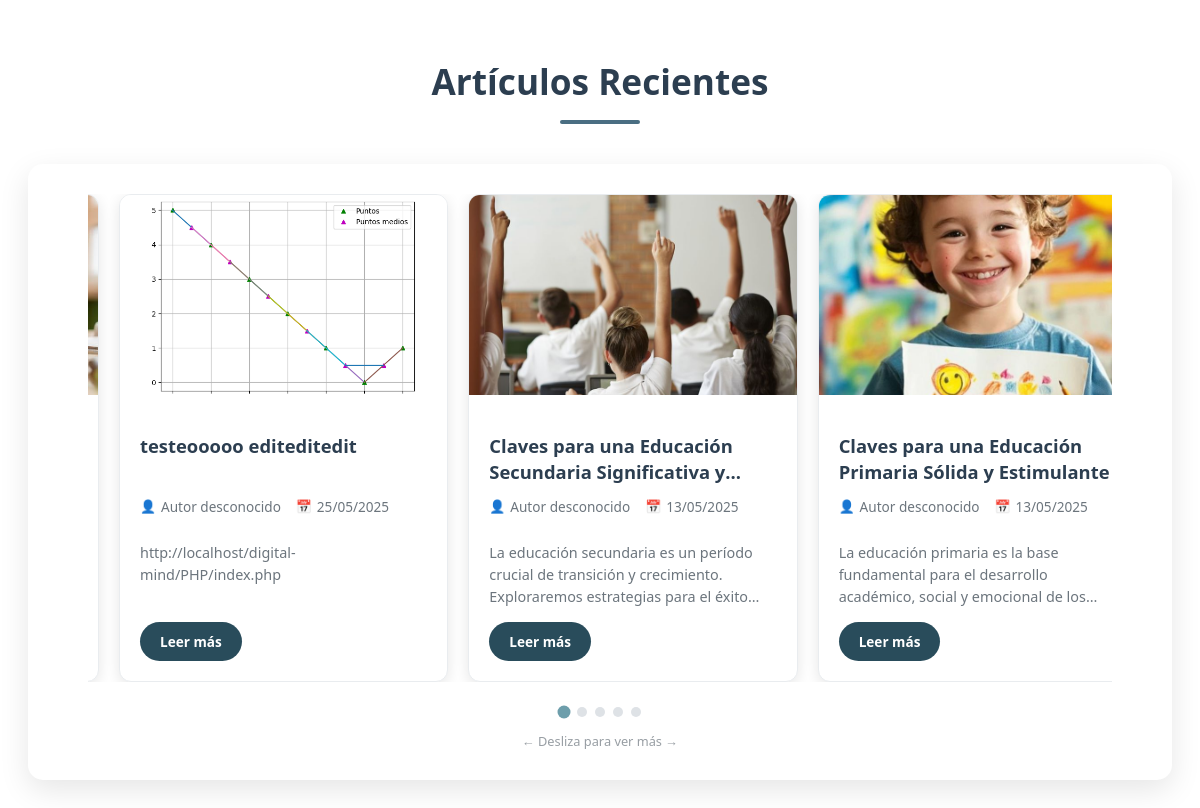
/PHP/carrusel_noticias.php, run on an earlier commit of the app's database.
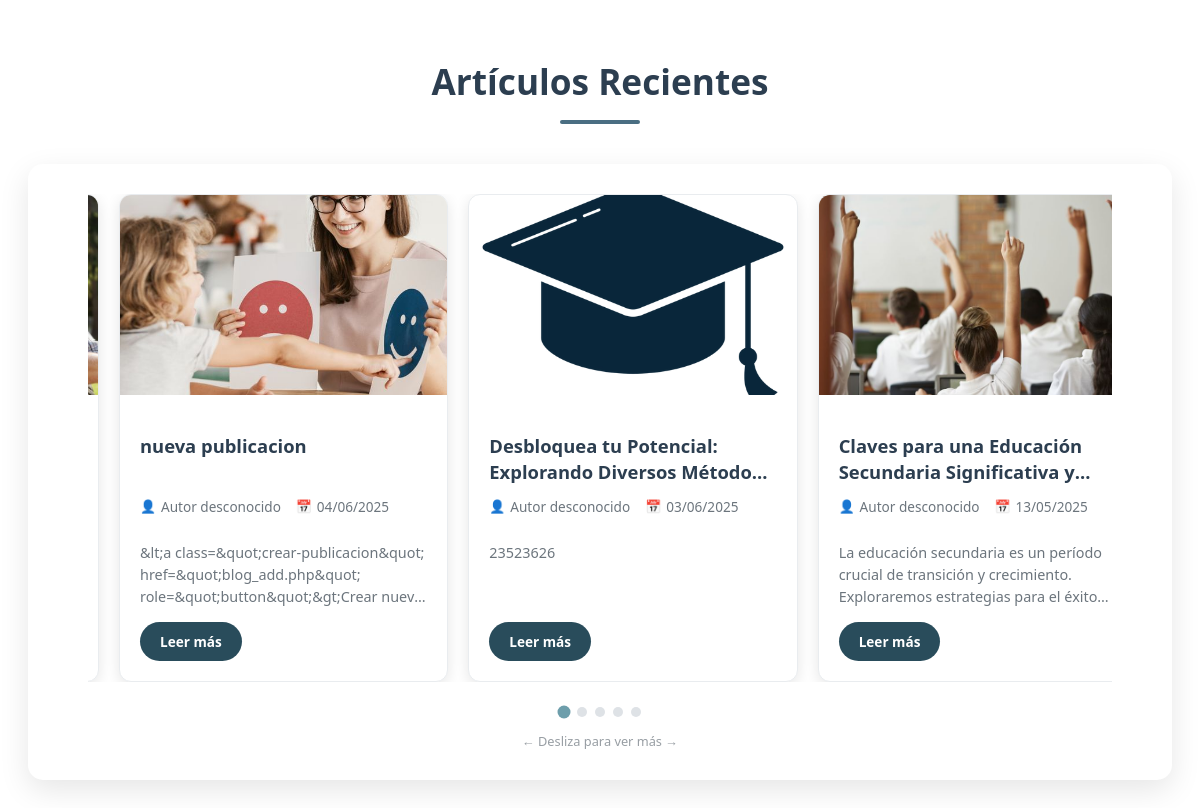
And on a later commit of the database.
### tables this page shows
CREATE TABLE `publicaciones_2` (
  `id` int(11) NOT NULL,
  `titular` varchar(255) NOT NULL,
  `fecha` date NOT NULL,
  `descripcion_corta` varchar(255) NOT NULL,
  `contenido` text NOT NULL,
  `referencia` varchar(255) NOT NULL,
  `imagen` varchar(255) DEFAULT NULL COMMENT 'Ruta/nombre del archivo de imagen',
  `categoria` varchar(50) NOT NULL,
  `fecha_creacion` timestamp NOT NULL DEFAULT current_timestamp(),
  `total_ratings` int(11) DEFAULT 0,
  `rating_count` int(11) DEFAULT 0,
  `mensaje` varchar(255) NOT NULL,
  `estado` enum('publicado','archivado') DEFAULT 'publicado',
  `categoria_id` int(11) DEFAULT NULL
);

### PHP/carrusel_noticias.php (the view, shortened to what this page needs)
<?php
include 'blog_db.php';
$sql = "SELECT * FROM publicaciones_2 WHERE estado = 'publicado' ORDER BY fecha_creacion DESC LIMIT 5";
$resultado = $conn->query($sql);
if ($resultado && $resultado->num_rows > 0) {
    $noticias = [];
    while ($fila = $resultado->fetch_assoc()) {
        $noticias[] = $fila;
    }
    ?>
    <!DOCTYPE html>
    <html lang="es">
    <head>
        <link rel="stylesheet" href="../css/carrusel noticias.css">
    </head>
    <body>
        <div class="news-carousel-container">
            <div class="carousel-section-header">
                <h2>Artículos Recientes</h2>
                <div class="carousel-underline"></div>
            </div>
            <div class="carousel-main-container">
                <div class="carousel-wrapper">
                    <div class="carousel-track" id="carouselTrack">
                        <?php foreach ($noticias as $fila):
                            $titular = htmlspecialchars($fila['titular'] ?? 'Sin título');
                            $autor = htmlspecialchars($fila['autor'] ?? 'Autor desconocido');
                            $fecha = isset($fila['fecha_creacion']) ? date('d/m/Y', strtotime($fila['fecha_creacion'])) : '';
                            $descripcion = htmlspecialchars($fila['descripcion_corta'] ?? 'Sin descripción disponible');
                            $imagen = isset($fila['imagen']) ? '../images/publicaciones/' . htmlspecialchars($fila['imagen']) : '../images/default-news.jpg';
                            $id = $fila['id'] ?? 0;
                        ?>
                        <div class="carousel-article-card">
                            <div class="carousel-card-image">
                                <img src="<?= $imagen ?>" alt="<?= $titular ?>" onerror="this.src='../images/default-news.jpg'">
                            </div>
                            <div class="carousel-card-content">
                                <h3 class="carousel-card-title"><?= $titular ?></h3>
                                <div class="carousel-card-meta">
                                    <div class="carousel-meta-item">
                                        <span class="carousel-meta-icon">👤</span><span><?= $autor ?></span>
                                    </div>
                                    <div class="carousel-meta-item">
                                        <span class="carousel-meta-icon">📅</span><span><?= $fecha ?></span>
                                    </div>
                                </div>
                                <p class="carousel-card-description"><?= $descripcion ?></p>
                                <a href="../PHP/post_completo.php?id=<?= $id ?>" class="carousel-read-more-btn">Leer más</a>
                            </div>
                        </div>
                        <?php endforeach; ?>
                    </div>
                </div>
                <?php if (count($noticias) > 1): ?>
                    <div class="carousel-indicators">
                        <?php for ($i = 0; $i < count($noticias); $i++): ?>
                            <div class="carousel-indicator <?= $i === 0 ? 'active' : '' ?>" data-position="<?= $i ?>"></div>
                        <?php endfor; ?>
                    </div>
                <?php endif; ?>
                <div class="carousel-swipe-hint">
                    <span>← Desliza para ver más →</span>
                </div>
            </div>
        </div>
    </body>
    </html>
    <?php
} else {
    echo '<div class="carousel-no-news"><p>No hay noticias disponibles en este momento.</p></div>';
}
?>

### css/carrusel noticias.css (style rules this page uses)
.news-carousel-container { max-width: 1200px; margin: 0 auto; padding: 20px; font-family: 'Segoe UI', Tahoma, Geneva, Verdana, sans-serif; }
.carousel-section-header { text-align: center; margin-bottom: 40px; }
.carousel-section-header h2 { font-size: 2.2rem; color: #2c3e50; font-weight: 700; margin-bottom: 15px; }
.carousel-underline { width: 80px; height: 4px; background: linear-gradient(90deg, #4a6e82, #4a6e82); margin: 0 auto; border-radius: 2px; }
.carousel-main-container { position: relative; overflow: hidden; border-radius: 15px; background: white; box-shadow: 0 10px 30px rgba(0, 0, 0, 0.1); padding: 30px 60px; }
.carousel-wrapper { position: relative; width: 100%; overflow: hidden; touch-action: pan-y pinch-zoom; }
.carousel-track { display: flex; transition: transform 0.6s cubic-bezier(0.25, 0.46, 0.45, 0.94); gap: 20px; will-change: transform; }
.carousel-article-card { min-width: calc(33.333% - 14px); max-width: calc(33.333% - 14px); flex-shrink: 0; background: white; border-radius: 12px; overflow: hidden; box-shadow: 0 4px 15px rgba(0, 0, 0, 0.1); transition: all 0.3s ease; border: 1px solid #e9ecef; display: flex; flex-direction: column; cursor: grab; }
.carousel-card-image { height: 200px; overflow: hidden; position: relative; flex-shrink: 0; }
.carousel-card-image img { width: 100%; height: 100%; object-fit: cover; transition: transform 0.3s ease; user-select: none; pointer-events: none; }
.carousel-card-content { padding: 20px; flex-grow: 1; display: flex; flex-direction: column; }
.carousel-card-title { font-size: 1.15rem; font-weight: 600; color: #2c3e50; margin-bottom: 12px; line-height: 1.4; display: -webkit-box; -webkit-line-clamp: 2; -webkit-box-orient: vertical; overflow: hidden; min-height: 2.8em; }
.carousel-card-meta { display: flex; align-items: center; gap: 15px; margin-bottom: 12px; font-size: 0.85rem; color: #6c757d; }
.carousel-meta-item { display: flex; align-items: center; gap: 5px; }
.carousel-meta-icon { font-size: 0.8rem; }
.carousel-card-description { font-size: 0.9rem; line-height: 1.5; color: #6c757d; margin-bottom: 15px; display: -webkit-box; -webkit-line-clamp: 3; -webkit-box-orient: vertical; overflow: hidden; flex-grow: 1; }
.carousel-read-more-btn { display: inline-block; padding: 10px 20px; background: linear-gradient(135deg, #294c5b, #294c5b); color: white; text-decoration: none; border-radius: 20px; font-weight: 600; font-size: 0.85rem; transition: all 0.3s ease; text-align: center; align-self: flex-start; }
.carousel-indicators { display: flex; justify-content: center; gap: 8px; margin-top: 25px; }
.carousel-indicator { width: 10px; height: 10px; border-radius: 50%; background: #dee2e6; cursor: pointer; transition: all 0.3s ease; }
.carousel-indicator.active { background: #6d9eab; transform: scale(1.3); }
.carousel-swipe-hint { text-align: center; margin-top: 15px; color: #6c757d; font-size: 0.8rem; opacity: 0.7; }

What changed in the data, as far as the page shows it:
removed publicaciones_2: imagen (picture), titular "testeooooo editeditedit", autor "Autor desconocido", fecha_creacion "25/05/2025", descripcion_corta "http://localhost/digital-mind/PHP/index.php"
no longer on this page (row edited): publicaciones_2: imagen (picture), titular "Claves para una Educación Primaria Sólida y Estimulante", autor "Autor desconocido", fecha_creacion "13/05/2025", descripcion_corta "La educación primaria es la base fundamental para el desarrollo académico, social y emocional de…"
no longer on this page (row unchanged): publicaciones_2: imagen (picture)
added publicaciones_2: imagen (picture), titular "nueva publicacion", autor "Autor desconocido", fecha_creacion "04/06/2025", descripcion_corta "&lt;a class=&quot;crear-publicacion&quot; href=&quot;blog_add.php&quot; role=&quot;button&quot;&gt;Crear…"
added publicaciones_2: imagen (picture), titular "Desbloquea tu Potencial: Explorando Diversos…", autor "Autor desconocido", fecha_creacion "03/06/2025", descripcion_corta "23523626"
now on this page (row unchanged): publicaciones_2: imagen (picture)
